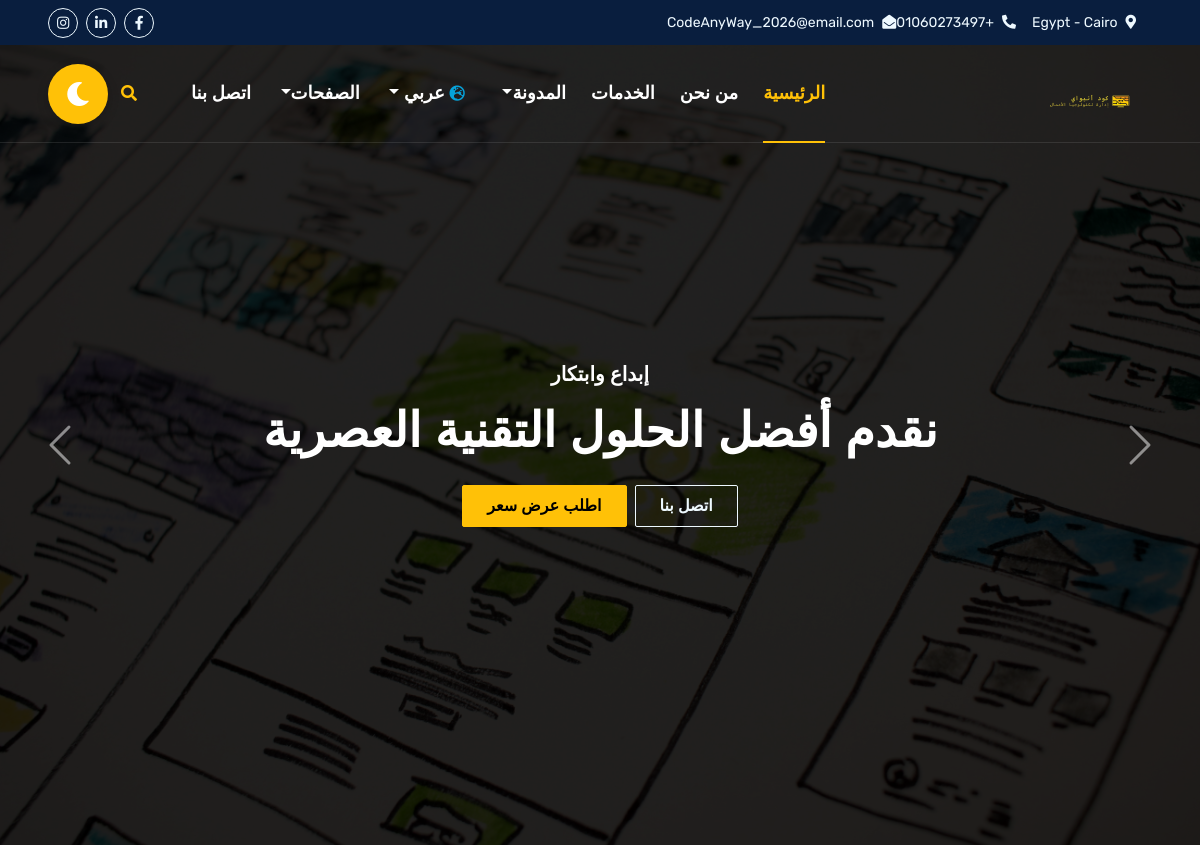
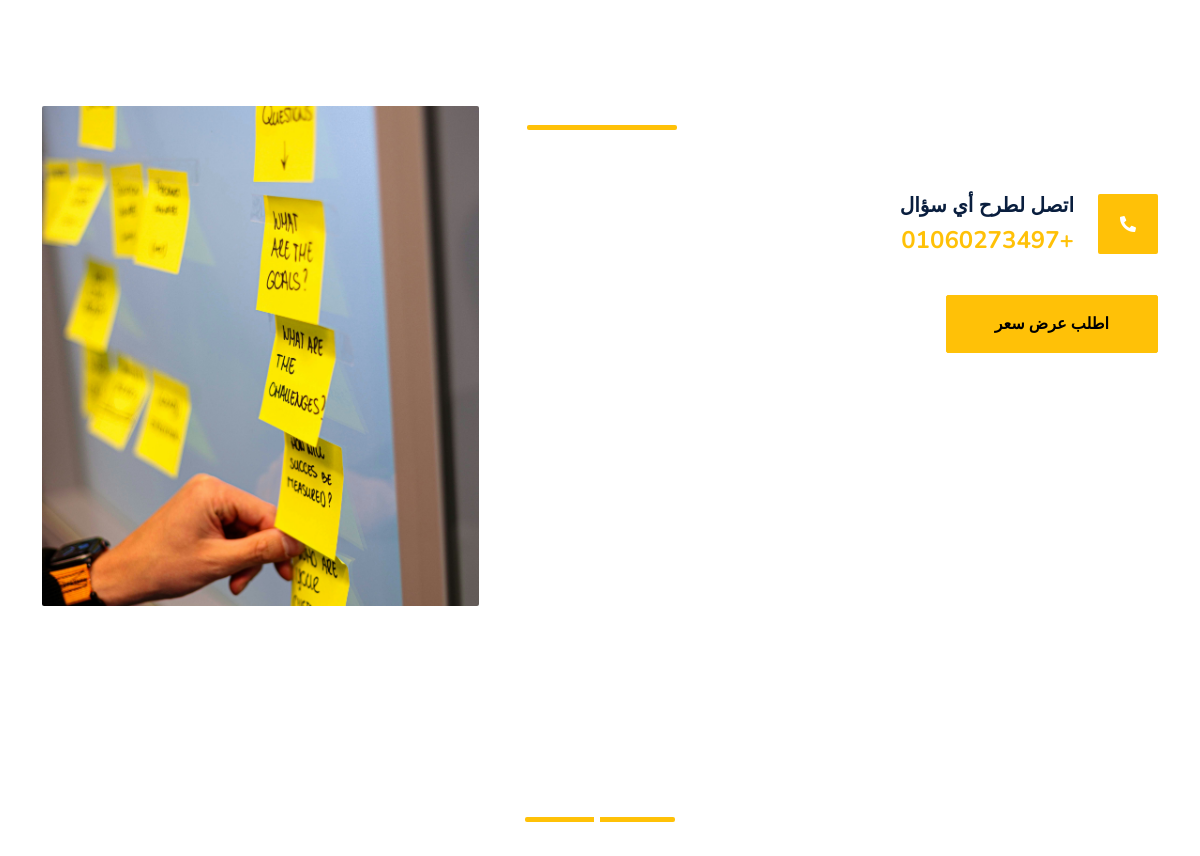
/ar/ (upper part), run on an earlier commit of the app's database (2 pictures, top to bottom).
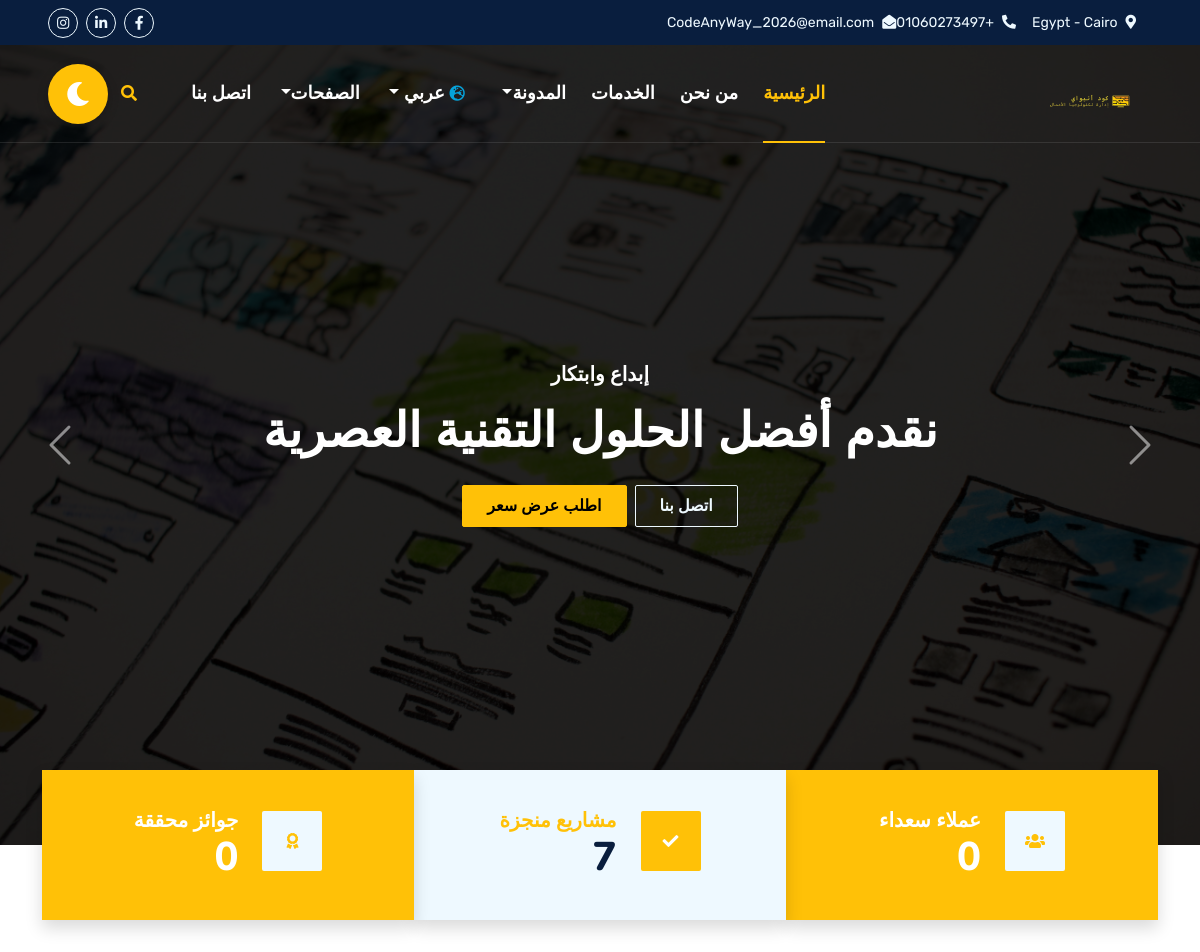
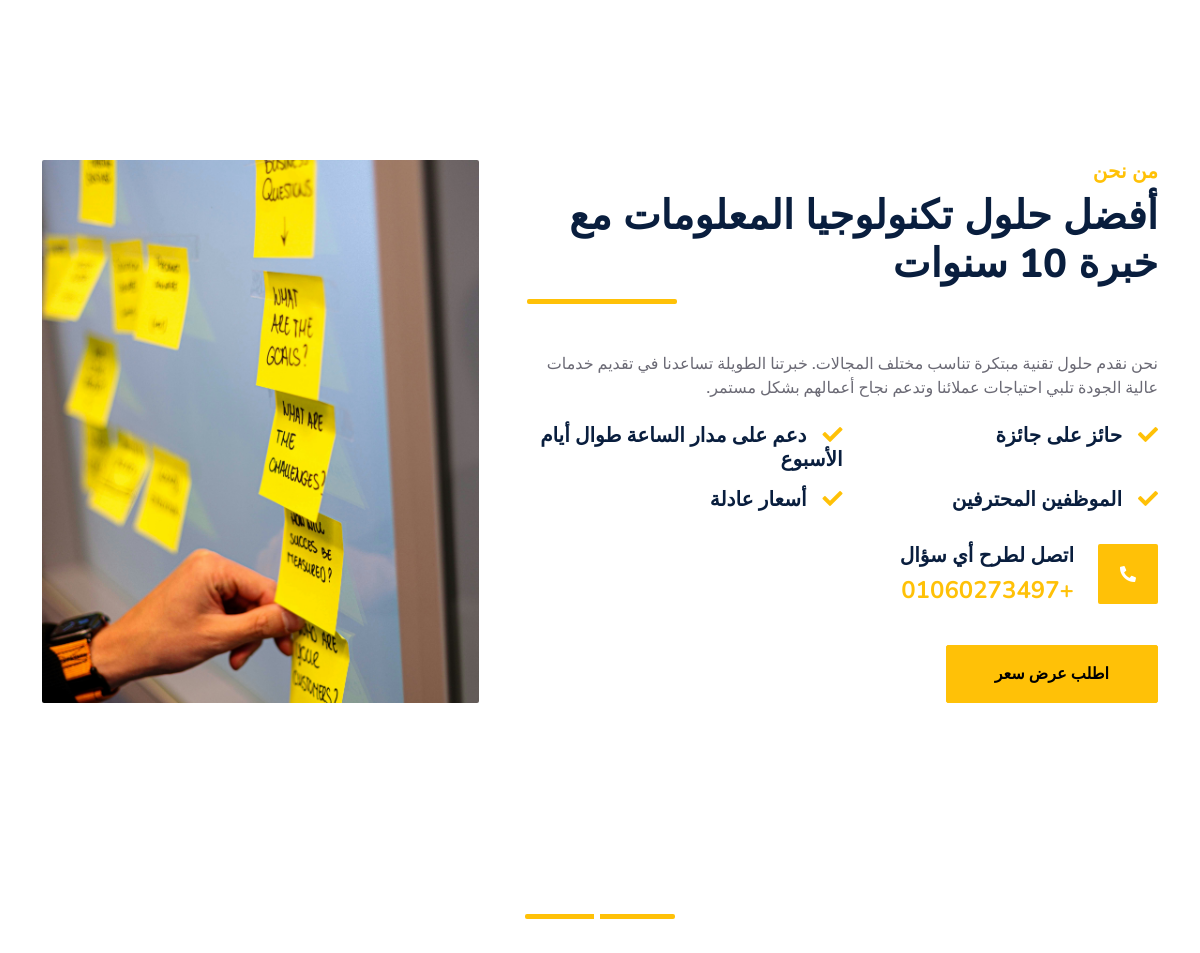
And on a later commit of the database (2 pictures, top to bottom).
### contact/models.py (models this page shows, shortened)
class social_media_info(models.Model):
    icon_name = models.CharField(max_length=255, blank=True, null=True)
    link = models.URLField(max_length=255, blank=True, null=True)
    created_at = models.DateTimeField(auto_now_add=True)
    updated_at = models.DateTimeField(auto_now=True)
    class Meta:
        verbose_name = ("social media icon")
        verbose_name_plural = ("social media icons")

### hero/models.py (models this page shows, shortened)
class Hero(models.Model):
    title_hero = models.CharField(max_length=200)
    title_hero_ar = models.CharField(max_length=200)
    subtitle_hero = models.CharField(max_length=300)
    subtitle_hero_ar = models.CharField(max_length=300)
    image_hero_car = models.ImageField(upload_to='hero_images/')
    created_at_hero = models.DateTimeField(auto_now_add=True)
    class Meta:
        verbose_name = "Hero Section"
        verbose_name_plural = "Hero Sections"

### FactsStart/models.py (models this page shows, shortened)
class factsStart(models.Model):
    icon = models.CharField(max_length=100)
    number = models.IntegerField(default=0)
    title = models.CharField(max_length=100)
    title_ar = models.CharField(max_length=100, null=True, blank=True)
    class Meta:
        verbose_name = 'Facts Start'
        verbose_name_plural = 'Facts Starts'

### about/models.py (models this page shows, shortened)
class About_Ar(models.Model):
    smalltext = models.CharField(max_length=100)
    title = models.CharField(max_length=200)
    description_title = models.CharField(max_length=200)
    image = models.ImageField(upload_to='about_images/')
    class Meta:
        verbose_name = "About AR"
        verbose_name_plural = "Abouts AR"

class DetailsSmall_Ar(models.Model):
    icon = models.CharField(max_length=100)
    title = models.CharField(max_length=200)
    class Meta:
        verbose_name = "Detail AR"
        verbose_name_plural = "Details AR"

class About(models.Model):
    smalltext = models.CharField(max_length=100)
    title = models.CharField(max_length=200)
    description_title = models.CharField(max_length=200)
    image = models.ImageField(upload_to='about_images/')
    class Meta:
        verbose_name = "About"
        verbose_name_plural = "Abouts"

### core/views.py (the view)
# urls.py: path('', views.home, name='home'),
def home(request):
    info_contact = info.objects.first()
    social_media_contacts = social_media_info.objects.all()
    hero_sliders = HeroSlider.objects.first()
    heroes = Hero.objects.all()
    facts = factsStart.objects.all()
    Abouts = About.objects.first()
    DetailsSmalls = DetailsSmall.objects.all()
    Abouts_ar = About_Ar.objects.first()
    DetailsSmalls_ar = DetailsSmall_Ar.objects.all()
    FeaturesStarts = FeatureStart.objects.first()
    FeatureItems = FeatureItem.objects.all()
    service_starts = ServiceStart.objects.first()
    service_items = ServiceItem.objects.all()[:5]
    context = {
        'info_contact': info_contact,
        'social_media_contacts': social_media_contacts,
        'hero_sliders': hero_sliders,
        'heroes': heroes,
        'facts': facts,
        'Abouts': Abouts,
        'DetailsSmalls': DetailsSmalls,
        'Abouts_ar': Abouts_ar,
        'DetailsSmalls_ar': DetailsSmalls_ar,
        'FeaturesStarts': FeaturesStarts,
        'FeatureItems': FeatureItems,
        'service_starts': service_starts,
        'service_items': service_items,
    }
    return render(request, 'home.html', context)

### core/templates/home.html (shortened to what this page needs)
{% extends "base.html" %}
{% load static %}
{% load i18n %}
{% block content_ar %}
    {% include "hero/home_hero_ar.html" %}
    {% include "CoreFactsStart_ar.html" %}
    {% include "corepage_ar.html" %}
    {% include "maincore_ar.html" %}
{% endblock content_ar %}

### templates/parts/topbar.html (shortened to what this page needs)
{% load static %}
{% load i18n %}
{% if LANGUAGE_CODE == 'ar' %}
    <div class="container-fluid bg-dark px-5 d-none d-lg-block" dir="rtl">
        <div class="row gx-0">
            <div class="col-lg-8 text-center text-lg-end mb-2 mb-lg-0">
                <div class="d-inline-flex align-items-center" style="height: 45px;">
                    <small class="me-3 text-light"><i class="fa fa-map-marker-alt ms-2"></i>{{ info_contact.location_contact }}</small>
                    <small class="me-3 text-light"><i class="fa fa-phone-alt ms-2"></i>+0{{ info_contact.phone_contact }}</small>
                    <small class="text-light"><i class="fa fa-envelope-open ms-2"></i>{{ info_contact.email_contact }}</small>
                </div>
            </div>
            <div class="col-lg-4 text-center text-lg-start">
                <div class="d-inline-flex align-items-center" style="height: 45px;">
                    {% for social in social_media_contacts %}
                        <a class="btn btn-sm btn-outline-light btn-sm-square rounded-circle me-2" href="{{ social.link }}"><i class="fab {{ social.icon_name }} fw-normal"></i></a>
                    {% endfor %}
                </div>
            </div>
        </div>
    </div>
{% endif %}

### templates/hero/home_hero_ar.html (shortened to what this page needs)
{% load static %}
{% load i18n %}
<div id="header-carousel" class="carousel slide carousel-fade" data-bs-ride="carousel">
    <div class="carousel-inner">
        {% for hero in heroes %}
        <div class="carousel-item {% if forloop.first %}active{% endif %}">
                <div class="carousel-caption d-flex flex-column align-items-center justify-content-center text-center">
                <div class="p-3" style="max-width: 850px;">
                    <h5 class="text-white text-uppercase mb-3 animated slideInDown">{{ hero.title_hero_ar }}</h5>
                    <h1 class="display-5 fw-bold text-white mb-md-4 animated zoomIn">{{ hero.subtitle_hero_ar }}</h1>
                    <div class="d-flex justify-content-center flex-wrap gap-2">
                        <a href="quote.html" class="btn btn-warning py-2 px-4 animated slideInRight">اطلب عرض سعر</a>
                        <a href="{% url 'contact:contact_home' %}" class="btn btn-outline-light py-2 px-4 animated slideInLeft">اتصل بنا</a>
                    </div>
                </div>
            </div>
        </div>
        {% endfor %}
    </div>
    <button class="carousel-control-prev" type="button" data-bs-target="#header-carousel" data-bs-slide="prev">
        <span class="carousel-control-prev-icon" aria-hidden="true"></span>
    </button>
    <button class="carousel-control-next" type="button" data-bs-target="#header-carousel" data-bs-slide="next">
        <span class="carousel-control-next-icon" aria-hidden="true"></span>
    </button>
</div>

### FactsStart/templates/CoreFactsStart_ar.html
{% load static %}
{% load i18n %}
<div class="container-fluid facts py-5 pt-lg-0" dir="rtl">
    <div class="container py-5 pt-lg-0">
        <div class="row gx-0">
            {% for fact in facts %}
            <div class="col-lg-4 wow zoomIn" data-wow-delay="0.1s">
                <div class="{% if fact.icon == 'check' %} bg-light {% else %} bg-warning {% endif %} shadow d-flex align-items-center justify-content-center p-4" style="height: 150px;">
                    <div class="{% if fact.icon == 'check' %} bg-warning {% else %} bg-light {% endif %} d-flex align-items-center justify-content-center rounded mb-2" style="width: 60px; height: 60px;">
                        <i class="fa fa-{{ fact.icon }} {% if fact.icon == 'check' %} text-white {% else %} text-warning {% endif %}"></i>
                    </div>
                    <div class="pe-4">
                        <h5 class="{% if fact.icon == 'check' %} text-warning {% else %} text-white {% endif %} mb-0">
                            {{ fact.title_ar }}
                        </h5>
                        <h1 class="{% if fact.icon == 'check' %} {% else %} text-white {% endif %} mb-0" data-toggle="counter-up">
                            {{ fact.number }}
                        </h1>
                    </div>
                </div>
            </div>
            {% endfor %}
        </div>
    </div>
</div>

### about/templates/corepage_ar.html
{% load static %}
{% load i18n %}
<div id="about" class="container-fluid py-5 wow fadeInUp" data-wow-delay="0.1s" dir="rtl">
    <div class="container py-5">
        <div class="row g-5">
            <div class="col-lg-7">
                <div class="section-title position-relative pb-3 mb-5 text-end">
                    <h5 class="fw-bold text-warning text-uppercase">{{ Abouts_ar.smalltext }}</h5>
                    <h1 class="mb-0">{{ Abouts_ar.title }}</h1>
                </div>
                <p class="mb-4 text-end">{{ Abouts_ar.description_title }}</p>
                <div class="row g-0 mb-3">
                    {% for DetailsSmall in DetailsSmalls_ar %}
                        <div class="col-sm-6 wow zoomIn text-end" data-wow-delay="{% if forloop.counter <= 2 %}0.2s{% else %}0.4s{% endif %}">
                            <h5 class="mb-3">
                                <i class="fa fa-{{ DetailsSmall.icon }} text-warning ms-3"></i>{{ DetailsSmall.title }}
                            </h5>
                        </div>
                    {% endfor %}
                </div>
                <div class="d-flex align-items-center mb-4 wow fadeIn justify-content" data-wow-delay="0.6s">
                    <div class="bg-warning d-flex align-items-center justify-content-center rounded" style="width: 60px; height: 60px;">
                        <i class="fa fa-phone-alt text-white"></i>
                    </div>
                    <div class="pe-4 text-end">
                        <h5 class="mb-2">اتصل لطرح أي سؤال</h5>
                        <h4 class="text-warning mb-0">+0{{ info_contact.phone_contact }}</h4>
                    </div>
                </div>
                <a href="{% url 'contact:contact_home' %}" class="btn btn-warning py-3 px-5 mt-3 wow zoomIn" data-wow-delay="0.9s">
                    اطلب عرض سعر
                </a>
            </div>
            <div class="col-lg-5" style="min-height: 500px;">
                <div class="position-relative h-100">
                    {% if Abouts.image %}
                        <img class="position-absolute w-100 h-100 rounded wow zoomIn" data-wow-delay="0.9s" src="{{ Abouts.image.url }}" style="object-fit: cover;">
                    {% else %}
                        <img class="position-absolute w-100 h-100 rounded wow zoomIn" data-wow-delay="0.9s" src="{% static 'img/about.jpg' %}" style="object-fit: cover;">
                    {% endif %}
                </div>
            </div>
        </div>
    </div>
</div>

What changed in the data, as far as the page shows it:
added factsStart: title_ar "عملاء سعداء", number "0"
added factsStart: title_ar "مشاريع منجزة", number "7", icon "check" (drawn)
added factsStart: title_ar "جوائز محققة", number "0"
added About_Ar: smalltext "من نحن", title "أفضل حلول تكنولوجيا المعلومات مع خبرة 10 سنوات", description_title "نحن نقدم حلول تقنية مبتكرة تناسب مختلف المجالات. خبرتنا الطويلة تساعدنا في تقديم خدمات عالية الجودة تلبي احتياجات عملائنا وتدعم نجاح أعمالهم بشكل مستمر."
added DetailsSmall_Ar: title "حائز على جائزة"
added DetailsSmall_Ar: title "دعم على مدار الساعة طوال أيام الأسبوع"
added DetailsSmall_Ar: title "الموظفين المحترفين"
added DetailsSmall_Ar: title "أسعار عادلة"
added About: image (picture)
